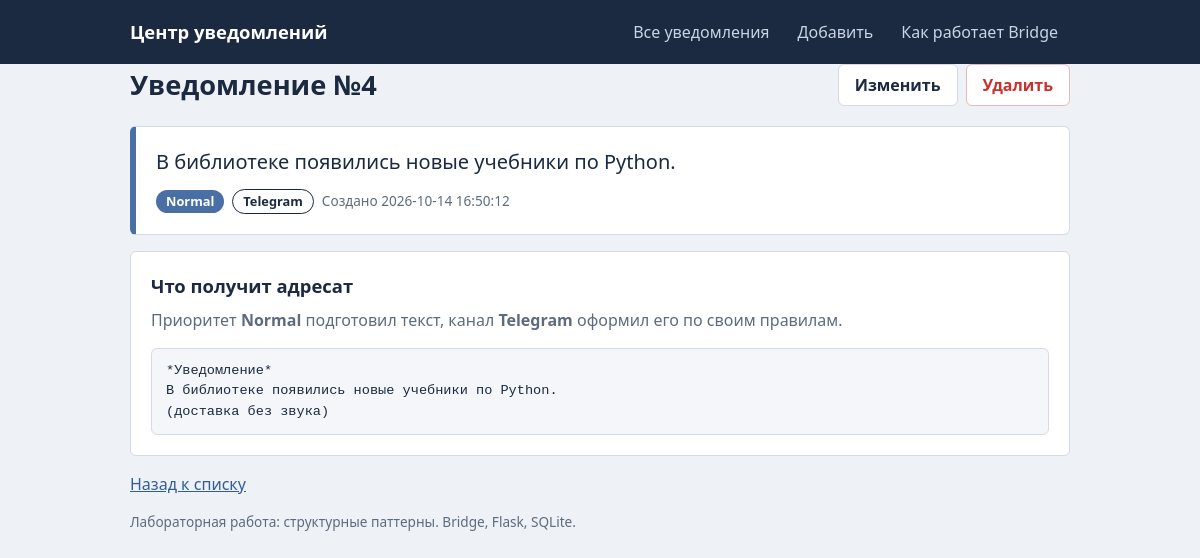
The page /notification/4 on the database its author committed.
### tables this page shows
CREATE TABLE notifications (
    id                INTEGER PRIMARY KEY AUTOINCREMENT,
    message           TEXT NOT NULL,
    notification_type TEXT NOT NULL CHECK (notification_type IN ('Email', 'SMS', 'Telegram')),
    priority          TEXT NOT NULL CHECK (priority IN ('Normal', 'Important', 'Emergency')),
    created_at        TEXT NOT NULL DEFAULT (datetime('now', 'localtime'))
);

### app.py (the view)
@app.route("/notification/<int:notification_id>")
def detail(notification_id):
    row = get_or_404(notification_id)
    delivery = create_notification(row["notification_type"], row["priority"]).send(row["message"])
    return render_template("detail.html", row=row, delivery=delivery)

### app.py (called while the page is built)
def get_or_404(notification_id):
    conn = get_db()
    row = conn.execute("SELECT * FROM notifications WHERE id = ?", (notification_id,)).fetchone()
    conn.close()
    if row is None:
        abort(404)
    return row

### db.py (called while the page is built)
def get_db():
    conn = sqlite3.connect(DB_PATH)
    conn.row_factory = sqlite3.Row
    return conn

### patterns/bridge.py (called while the page is built)
def create_notification(notification_type: str, priority: str) -> Notification:
    if notification_type not in CHANNELS:
        raise ValueError(f"Неизвестный тип уведомления: {notification_type}")
    if priority not in PRIORITIES:
        raise ValueError(f"Неизвестный приоритет: {priority}")
    channel = CHANNELS[notification_type]()
    return PRIORITIES[priority](channel)

    def deliver(self, title, body, urgent):
        sound = "со звуком" if urgent else "без звука"
        return f"*{title}*\n{body}\n(доставка {sound})"

    def decorate(self, message: str) -> str:
        return message

    def send(self, message: str) -> dict:
        body = self.decorate(message)
        delivered = self.channel.deliver(self.title, body, self.urgent)
        return {
            "channel": self.channel.name,
            "priority": self.priority_name,
            "attempts": self.attempts,
            "payload": delivered,
        }

### templates/detail.html (shortened to what this page needs)
{% extends "base.html" %}
{% block content %}
<div class="page-head">
  <h1>Уведомление №{{ row.id }}</h1>
  <div class="actions">
    <a class="btn" href="{{ url_for('edit', notification_id=row.id) }}">Изменить</a>
    <form method="post" action="{{ url_for('delete', notification_id=row.id) }}"
          onsubmit="return confirm('Удалить это уведомление?');">
      <button class="btn danger" type="submit">Удалить</button>
    </form>
  </div>
</div>
<section class="card p-{{ row.priority }} stripe">
  <p class="big">{{ row.message }}</p>
  <div class="meta">
    <span class="badge prio p-{{ row.priority }}">{{ row.priority }}</span>
    <span class="badge chan">{{ row.notification_type }}</span>
    <span class="date">Создано {{ row.created_at }}</span>
  </div>
</section>
<section class="card">
  <h2>Что получит адресат</h2>
  <p class="hint">
    Приоритет <b>{{ delivery.priority }}</b> подготовил текст, канал <b>{{ delivery.channel }}</b>
    оформил его по своим правилам.
  </p>
  <pre class="payload">{{ delivery.payload }}</pre>
</section>
<p><a href="{{ url_for('index') }}">Назад к списку</a></p>
{% endblock %}

### static/style.css (style rules this page uses)
:root { --ink: #1b2a41; --muted: #5d6b7e; --paper: #eef1f5; --card: #ffffff; --line: #d5dbe4; --accent: #2f5d9e; --normal: #4a6fa5; --important: #c98200; --emergency: #c8312e; --radius: 6px; font-family: "Segoe UI", "Helvetica Neue", Arial, sans-serif; }
* { box-sizing: border-box; }
body { margin: 0; background: var(--paper); color: var(--ink); line-height: 1.5; font-size: 16px; }
h1 { font-size: 1.7rem; line-height: 1.2; margin: 0; }
h2 { font-size: 1.15rem; margin: 0 0 8px; }
a { color: var(--accent); }
.page-head { display: flex; align-items: center; justify-content: space-between; flex-wrap: wrap; gap: 12px; margin-bottom: 20px; }
.btn { display: inline-block; font: inherit; font-weight: 600; padding: 8px 16px; border: 1px solid var(--line); border-radius: var(--radius); background: var(--card); color: var(--ink); text-decoration: none; cursor: pointer; }
.btn.danger { color: var(--emergency); border-color: #e7b9b8; }
.actions { display: flex; gap: 8px; align-items: center; flex-wrap: wrap; }
.actions form { margin: 0; }
.meta { display: flex; flex-wrap: wrap; align-items: center; gap: 8px; }
.date { color: var(--muted); font-size: .85rem; }
.badge { display: inline-block; font-size: .8rem; font-weight: 600; padding: 2px 10px; border-radius: 999px; }
.badge.prio { color: #fff; background: var(--normal); }
.badge.chan { border: 1px solid var(--ink); color: var(--ink); }
.card { background: var(--card); border: 1px solid var(--line); border-radius: var(--radius); padding: 20px; margin-bottom: 16px; }
.card.stripe { border-left: 6px solid var(--normal); }
.big { font-size: 1.25rem; margin: 0 0 12px; overflow-wrap: anywhere; }
.hint { color: var(--muted); margin-top: 0; }
.payload { margin: 0; padding: 12px 14px; background: #f4f6f9; border: 1px solid var(--line); border-radius: var(--radius); font-family: Consolas, "Courier New", monospace; font-size: .85rem; white-space: pre-wrap; overflow-wrap: anywhere; }

### rows shown on the page
notifications: id "4", message "В библиотеке появились новые учебники по Python.", priority "Normal", notification_type "Telegram", created_at "2026-10-14 16:50:12", channel "Telegram"

### other values the page prints
{{ delivery.payload }} "*Уведомление* В библиотеке появились новые учебники по Python. (доставка без звука)"
